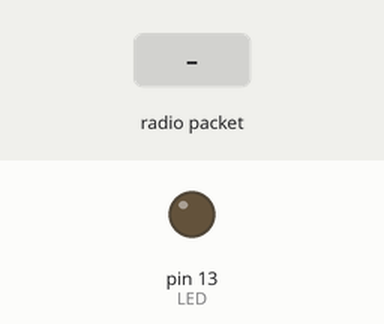
Recording of a sketch running on a simulated Arduino Uno, built with avr-gcc and run on an emulated ATmega328P. Parts: output pins drawn as LEDs (lit = HIGH). The test bench sets the inputs (shaded band). No radio packets arrive unless stated; pins used as bus, display or sensor lines are not drawn; what the sketch prints to the serial monitor is not drawn.

Above: at 1.3 s.
1.4 s: radio packet "1" arrives
At 1.9 s:
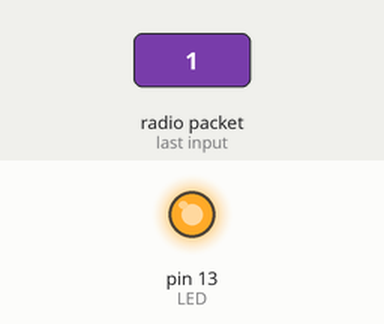
Timing chart, 0 to 4.4 s (numbered marks = the images above; inputs shaded):
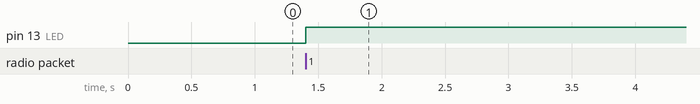

Measured:
- after the input at 1.4 s, pin 13 (LED): LOW → HIGH at once

The sketch:

TeensyPilot.BaseRadio.ino
```cpp
#include <RadioHead.h>
#include <RH_RF95.h>

// Serial debug
#define SERIAL_DEBUG

#ifdef SERIAL_DEBUG
#define PLN(x) (Serial.println(x))
#define P(x) (Serial.print(x))
#define PFLOAT(x, y) (Serial.print(x, y))
#endif

#ifndef SERIAL_DEBUG
#define PLN(x)
#define P(x)
#define PFLOAT(x, y)
#endif

#define RFM95_CS 10
#define RFM95_RST 9
#define RFM95_INT 2

// Change to 434.0 or other frequency, must match RX's freq!
#define RF95_FREQ 434.0

// Singleton instance of the radio driver
RH_RF95 rf95(RFM95_CS, RFM95_INT);

// Blinky on receipt
#define LED 13

// Data types

struct Orientation {
    float Pitch;
    float Roll;
    float Yaw;
};

struct Data {
    uint32_t elapsed;
    float flOutput;
    float frOutput;
    float blOutput;
    float brOutput;
    Orientation orientation;
    float pPitch;
    float iPitch;
    float dPitch;
    float pRoll;
    float iRoll;
    float dRoll;
    float pYaw;
    float iYaw;
    float dYaw;
    float ch1;
    float ch2;
    float ch3;
    float ch4;
    float ch5;
    float ch6;
};

union imuPacket
{
    Data dat;
    uint8_t bytes[92];
};

void setup()
{
    pinMode(LED, OUTPUT);
    pinMode(RFM95_RST, OUTPUT);
    digitalWrite(RFM95_RST, HIGH);

    while (!Serial);
    Serial.begin(115200);
    delay(100);

    while (!rf95.init()) {
        Serial.println("LoRa radio init failed");
        while (1);
    }
    Serial.println("LoRa radio init OK!");

    // Defaults after init are 434.0MHz, modulation GFSK_Rb250Fd250, +13dbM
    if (!rf95.setFrequency(RF95_FREQ)) {
        Serial.println("setFrequency failed");
        while (1);
    }
    Serial.print("Set Freq to: "); Serial.println(RF95_FREQ);

    // Defaults after init are 434.0MHz, 13dBm, Bw = 125 kHz, Cr = 4/5, Sf = 128chips/symbol, CRC on

    // The default transmitter power is 13dBm, using PA_BOOST.
    // If you are using RFM95/96/97/98 modules which uses the PA_BOOST transmitter pin, then
    // you can set transmitter powers from 5 to 23 dBm:
    rf95.setTxPower(23, false);

    PLN("");
    P("t,fr,fl,br,bl,pitch,roll,yaw,pp,pi,pd,rp,ri,rd,ch1,ch2,ch3,ch4,ch5,ch6");
    PLN("");
}

void loop()
{
    if (rf95.available())
    {
        // Should be a message for us now
        imuPacket buf;
        uint8_t len = sizeof(buf);
        memset(buf.bytes, 0, sizeof buf);

        if (rf95.recv(buf.bytes, &len))
        {
            digitalWrite(LED, HIGH);

            P(buf.dat.elapsed); P(",");
            PFLOAT(buf.dat.frOutput, 4); P(",");
            PFLOAT(buf.dat.flOutput, 4); P(",");
            PFLOAT(buf.dat.brOutput, 4); P(",");
            PFLOAT(buf.dat.blOutput, 4); P(",");
            PFLOAT(buf.dat.orientation.Pitch, 4); P(",");
            PFLOAT(buf.dat.orientation.Roll, 4); P(",");
            PFLOAT(buf.dat.orientation.Yaw, 4); P(",");
            PFLOAT(buf.dat.pPitch, 4); P(",");
            PFLOAT(buf.dat.iPitch, 4); P(",");
            PFLOAT(buf.dat.dPitch, 4); P(",");
            PFLOAT(buf.dat.pRoll, 4); P(",");
            PFLOAT(buf.dat.iRoll, 4); P(",");
            PFLOAT(buf.dat.dRoll, 4); P(",");
            PFLOAT(buf.dat.pYaw, 4); P(",");
            PFLOAT(buf.dat.iYaw, 4); P(",");
            PFLOAT(buf.dat.dYaw, 4); P(",");
            P(buf.dat.ch1); P(",");
            P(buf.dat.ch2); P(",");
            P(buf.dat.ch3); P(",");
            P(buf.dat.ch4); P(",");
            P(buf.dat.ch5); P(",");
            P(buf.dat.ch6); PLN("");
        }
        else
        {
            Serial.println("Receive failed");
        }
    }
}
```
